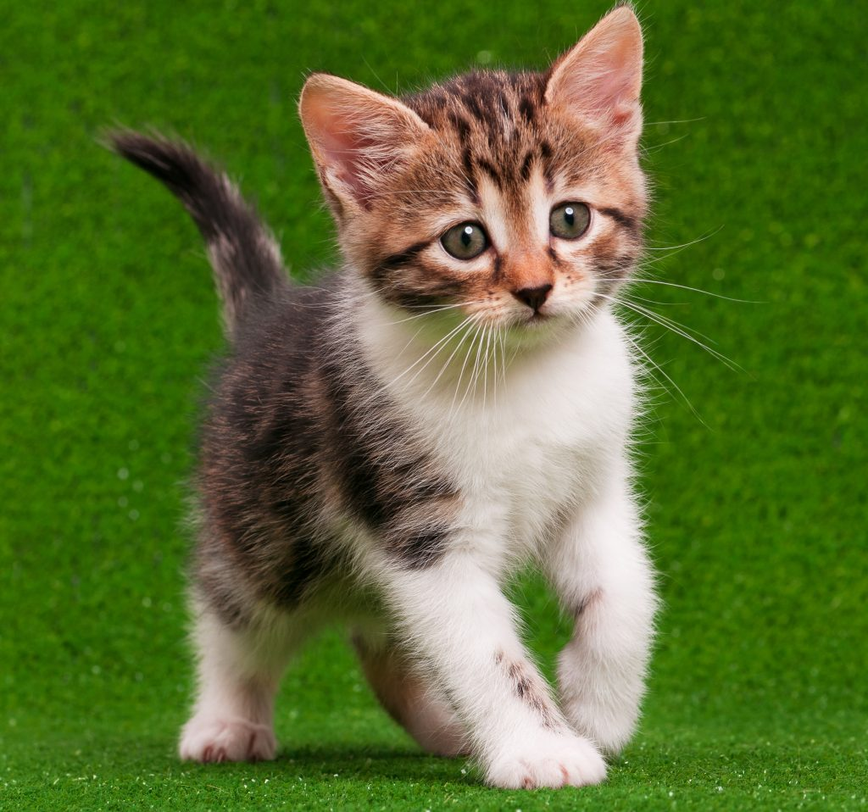
#> input picture image.png, 868 x 812 px, shrunk from 1024 x 958 before the run
$ python 'intensitytrans log.py'
#> lines starting #> are read from the running program, lines starting #| are printed output that depends on the picture
import cv2 as cv
import numpy as np
c=20
img= cv.imread('image.png')
#> img is the input picture: shape (812, 868, 3); mean B, G, R 49.7, 111.2, 90.9
gray_img=cv.cvtColor(img, cv.COLOR_BGR2GRAY)
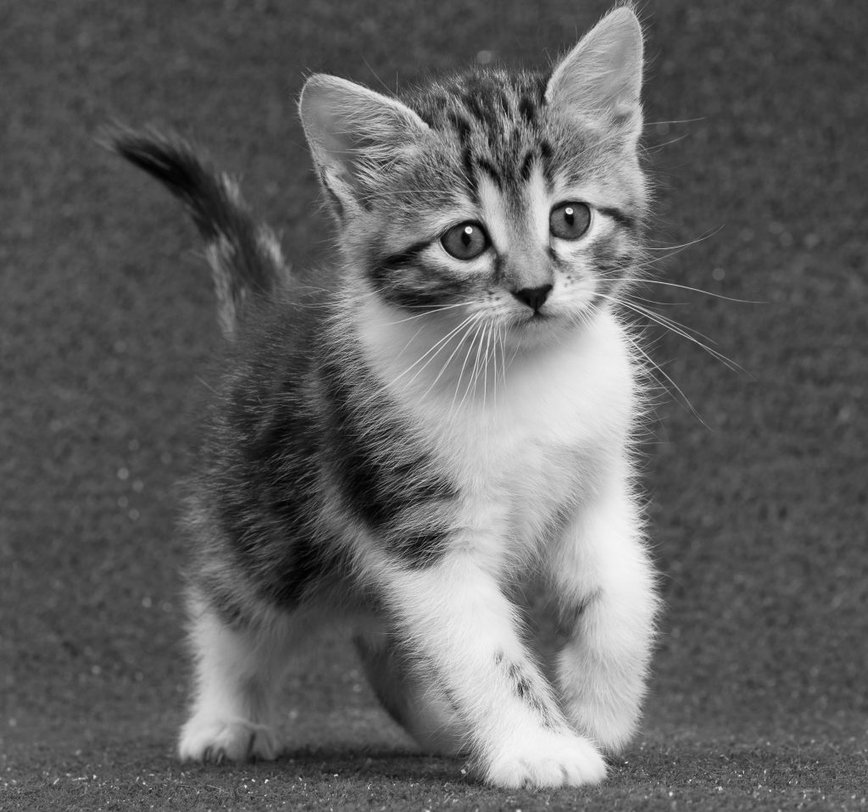
#> gray_img: shape (812, 868); min 0, max 254, mean 98.1
log_img=c*np.log(1+gray_img.astype(np.float64))
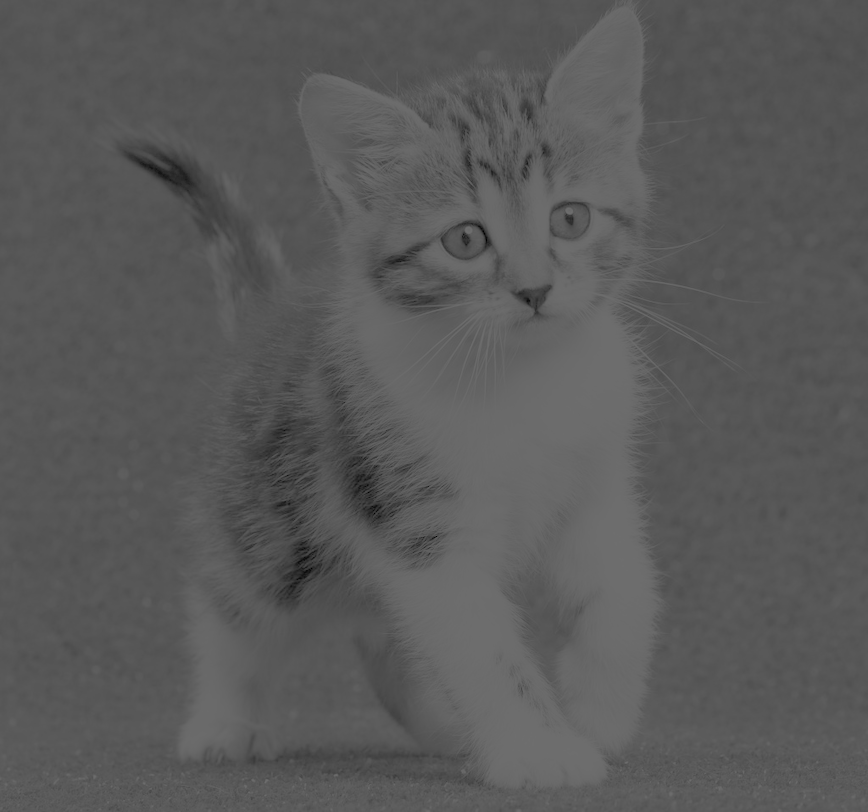
#> log_img: shape (812, 868) float64; min 0, max 110.8, mean 89.7
log_img=cv.normalize(log_img, None, 0 ,255, cv.NORM_MINMAX)
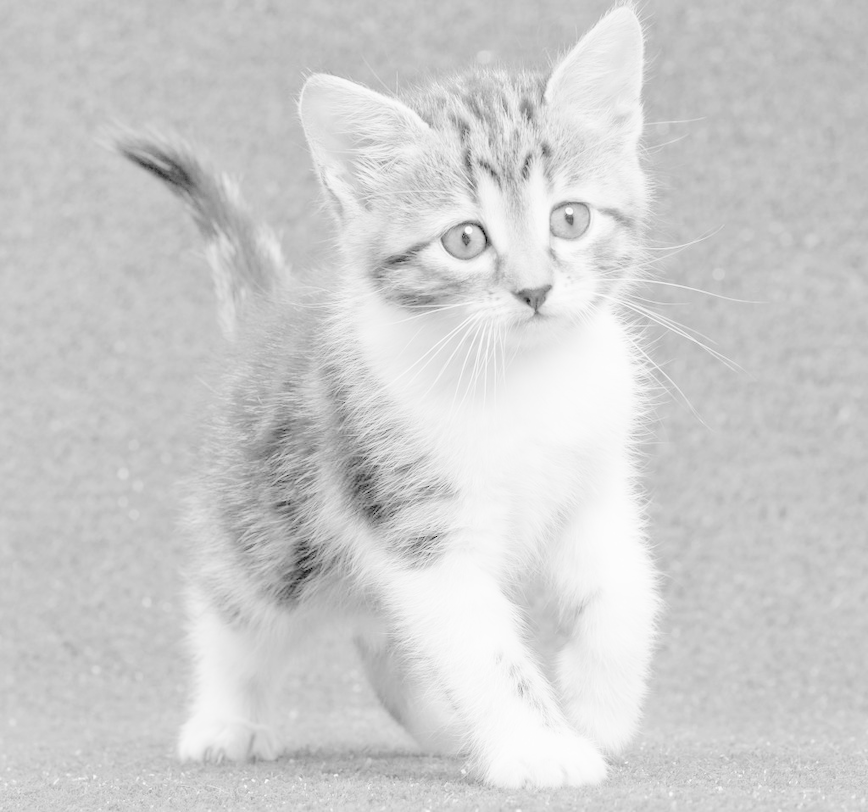
#> log_img: shape (812, 868) float64; min 0, max 255, mean 206.3
log_img=np.uint8(log_img)
result=cv.hconcat([gray_img, log_img])
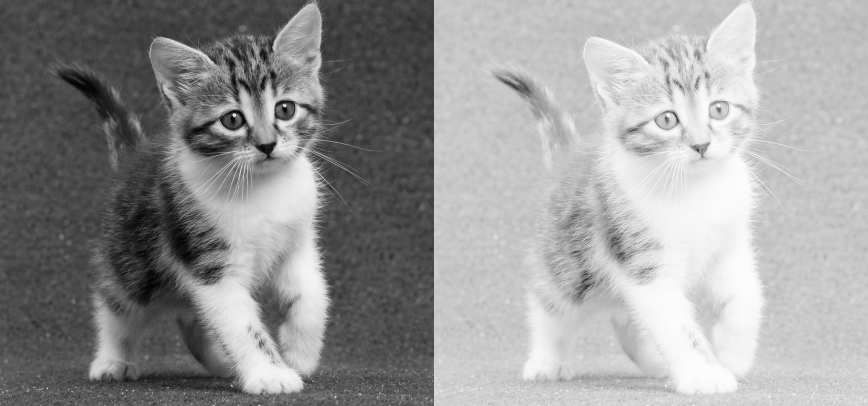
#> result: shape (812, 1736) (shown at 1/2 size); min 0, max 254, mean 152
cv.imshow("log image", result)
key= cv.waitKey(0)
#> (key Esc is pressed here)
if key==ord('s'):
    cv.imwrite("log_imag.png", result)
cv.destroyAllWindows()
